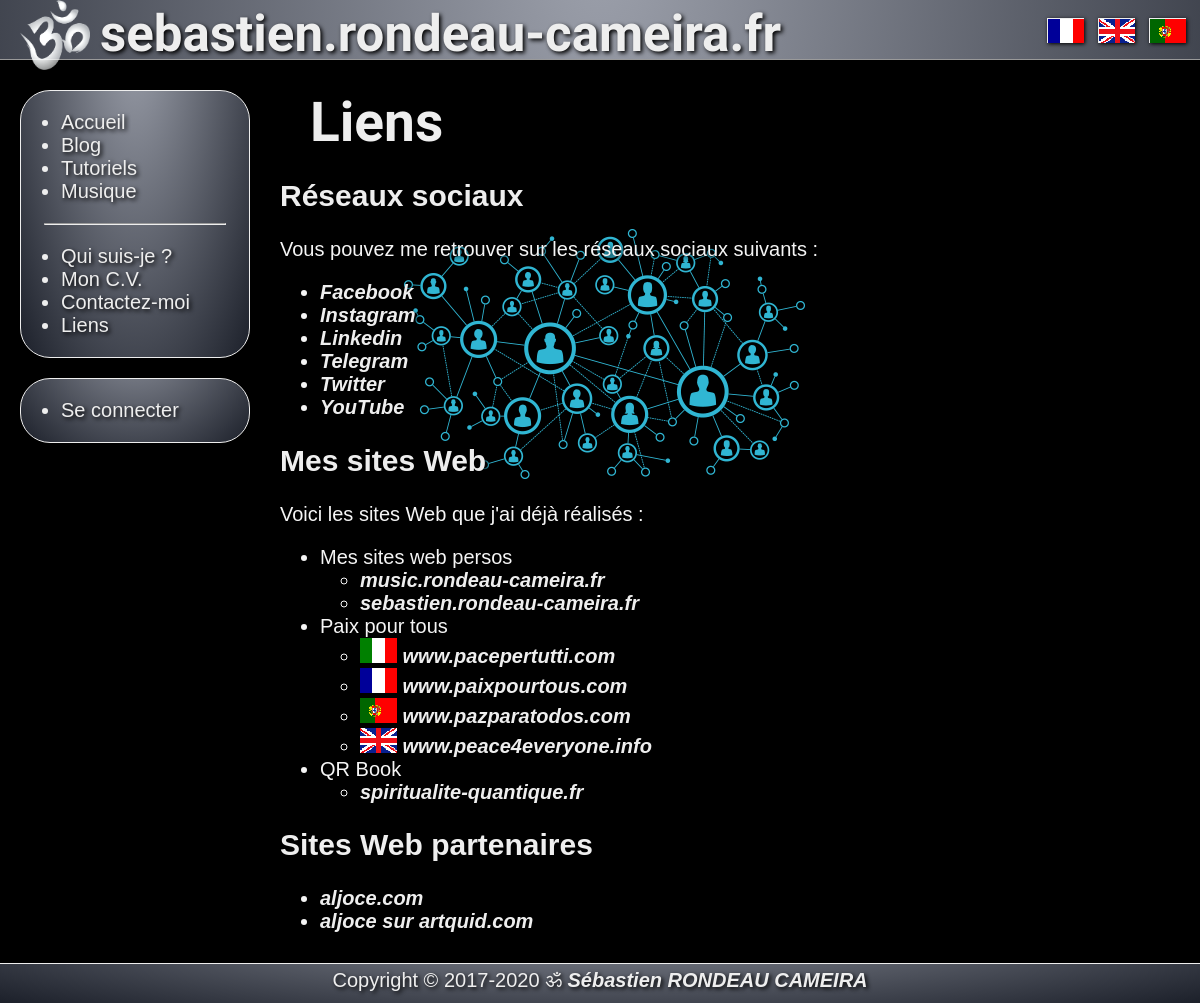
Page /?page=links on the earlier database version.
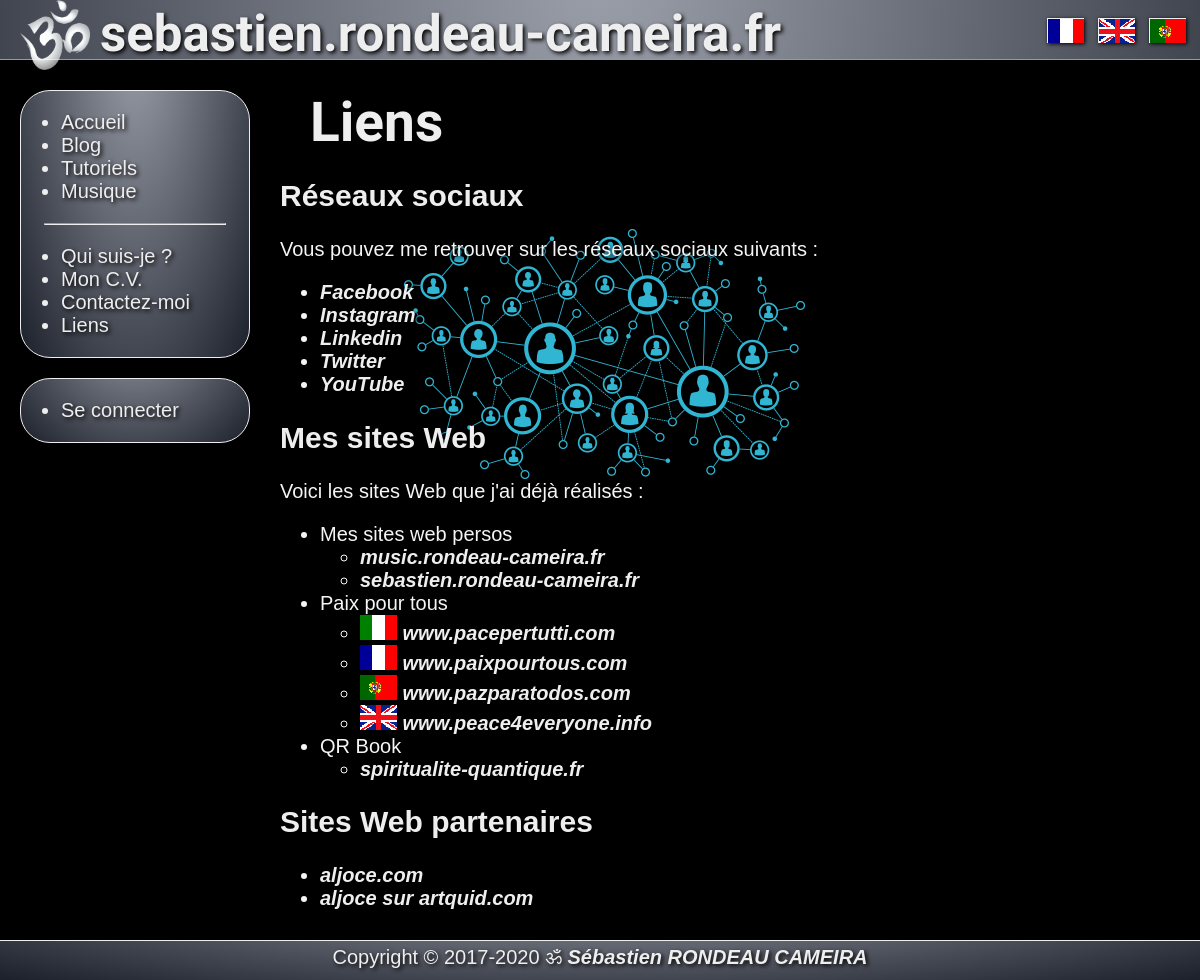
Same page on the later database version.
### tables this page shows
CREATE TABLE IF NOT EXISTS `pages_fr` (
`page_id` int(11) NOT NULL,
  `page_slug` varchar(11) NOT NULL,
  `page_title` varchar(50) NOT NULL,
  `page_content` longtext NOT NULL
);

### public_html/index.php (called while the page is built, shortened)
<?php
    require './includes/inc_gestion_lang.php';
    if (!empty($_GET['page'])) {
        $slug = $_GET['page'];
    }
    else {
        $slug = "home";
        $og_type = "website";
    }
    $pages = new Pages();
    if($lang == 'en') {
        $page = $pages->findEn($slug);
    } elseif($lang == 'pt') {
        $page = $pages->findPt($slug);
    } else {
        $page = $pages->findFr($slug);
    }
    $title = $page['page_title'];
    $text = $page['page_content'];
    require './includes/inc_head.php';
    require './includes/inc_header.php';
    require './includes/inc_page_'.$slug.'.php';
    require './includes/inc_footer.php';

### public_html/App/Db.php (called while the page is built, shortened)
<?php
abstract class Db
{
    protected static $_instance = null;
    public static function getInstance()
    {
        if(self::$_instance === null)
        {
            self::$_instance = new PDO
            (
                'mysql:host=localhost;dbname=sebastien;charset=utf8',
                'sebastien',
                '6spCeWFu8smHKY51',
                [
                    PDO::ATTR_ERRMODE => PDO::ERRMODE_EXCEPTION,
                    PDO::ATTR_DEFAULT_FETCH_MODE => PDO::FETCH_ASSOC
                ]
            );
        }
        return self::$_instance;
    }
    public function __construct()
    {
        $this->pdo = Db::getInstance();
    }
}

### public_html/App/Classes/Pages.php (called while the page is built, shortened)
<?php
class Pages extends Db
{
    public function findFr(string $slug)
    {
        $sql = "SELECT
        `page_id`,
        `page_slug`,
        `page_title`,
        `page_content`
        FROM `pages_fr`
        WHERE `page_slug` = :page_slug";
        $stmt = $this->pdo->prepare($sql);
        $stmt->bindValue(
            ':page_slug',
            $slug
        );
        if($stmt->execute())
        {
            $result = $stmt->fetch();
        }
        return $result;
    }
}

### public_html/includes/inc_page_links.php (the view)
        <article>
            <div class="title"><?php echo $title; ?></div>
            <div class="article">
                <div class="links">
<?php echo $text; ?>
                </div>
            </div>
        </article>

Differences in the rows shown:
changed pages_fr "Liens": page_content "…: Facebook Instagram Linkedin Telegram Twitter YouTube Mes sites…" → "…: Facebook Instagram Linkedin Twitter YouTube Mes sites…"
